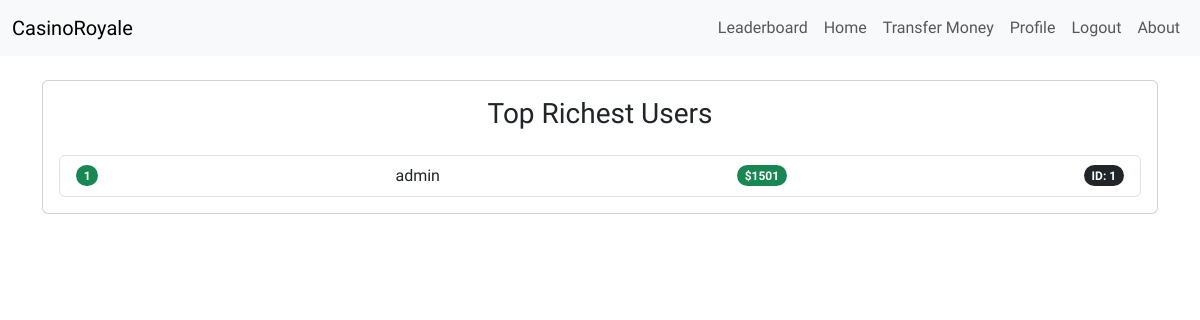
The page /leaderboard (signed in) on the database its author committed.
### app/main.py (models this page shows, shortened)
class User(db.Model, UserMixin):
     id = db.Column(db.Integer, primary_key=True)
     username = db.Column(db.String, unique=True, nullable=False)
     password = db.Column(db.String, nullable=False)
     balance = db.Column(db.Integer, default=1500)
     about = db.Column(db.String(150))
     account_created = db.Column(db.String)

### app/main.py (the view)
@app.route('/leaderboard', methods=['POST', 'GET'])
def leaderboard():
    top_users = User.query.order_by(User.balance.desc()).all()
    return render_template('leaderboard.html', top_users=top_users)

### app/main.py (called while the page is built)
@login_manager.user_loader
def load_user(user_id):
    return User.query.get(int(user_id))

### app/templates/leaderboard.html
{% extends "base.html" %} {%block title%}Leaderboard - CasinoRoylae {%endblock%}
{% block content %}
<div class="card">
  <div class="card-body">
    <h3 class="text-center mb-4">Top Richest Users</h3>
    <ul class="list-group">
      {% for user in top_users %}
      <li
        class="list-group-item d-flex justify-content-between align-items-center"
      >
        <span class="badge bg-success rounded-pill">{{ loop.index }}</span>
        {{ user.username }}
        <span class="badge bg-success rounded-pill">${{ user.balance }}</span>
        <span class="badge bg-dark rounded-pill">ID: {{ user.id }}</span>
      </li>
      {% endfor %}
    </ul>
  </div>
</div>
{% endblock %}

### app/templates/base.html (style rules this page uses)
body { font-family: "Protect Guerillia", sans-serif; }

### rows shown on the page
User: username "admin", balance "1501", id "1"
